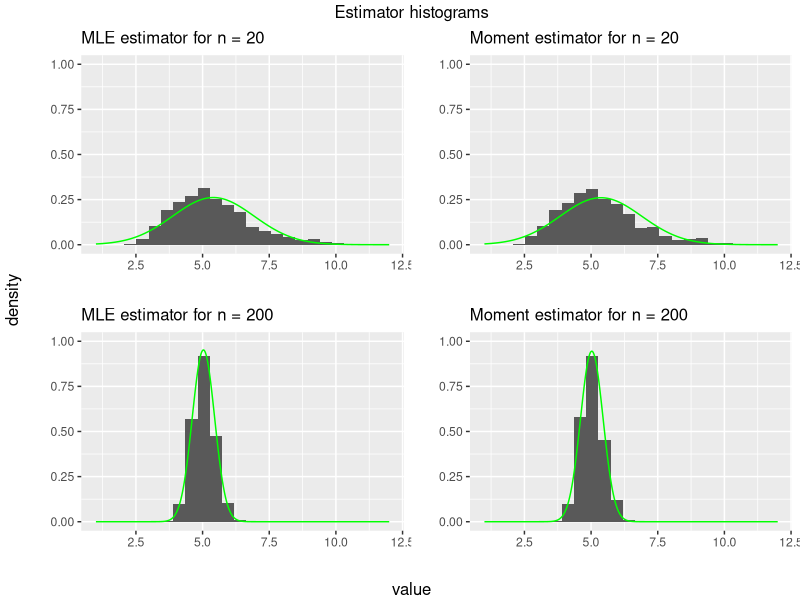
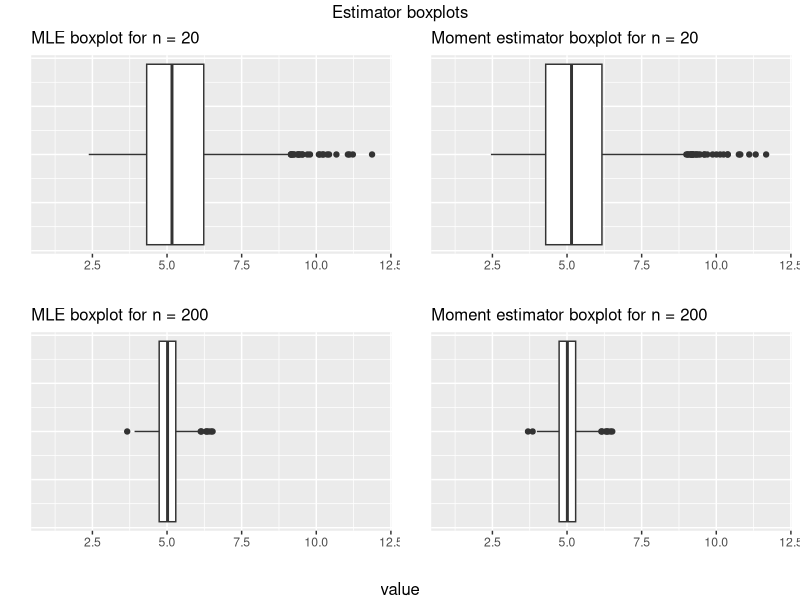
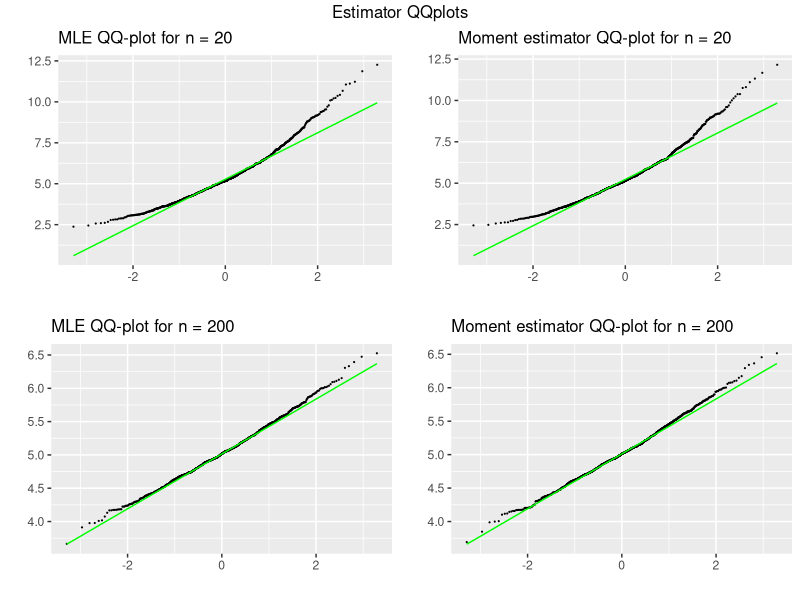
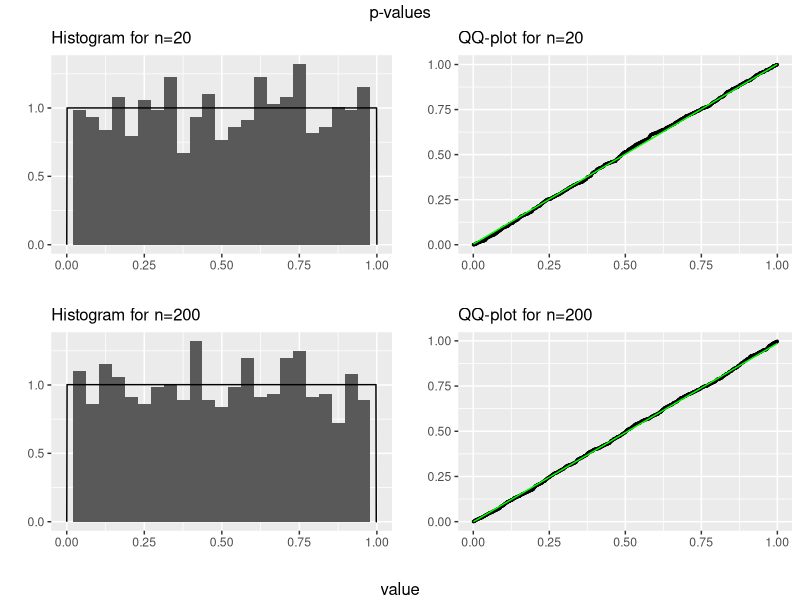
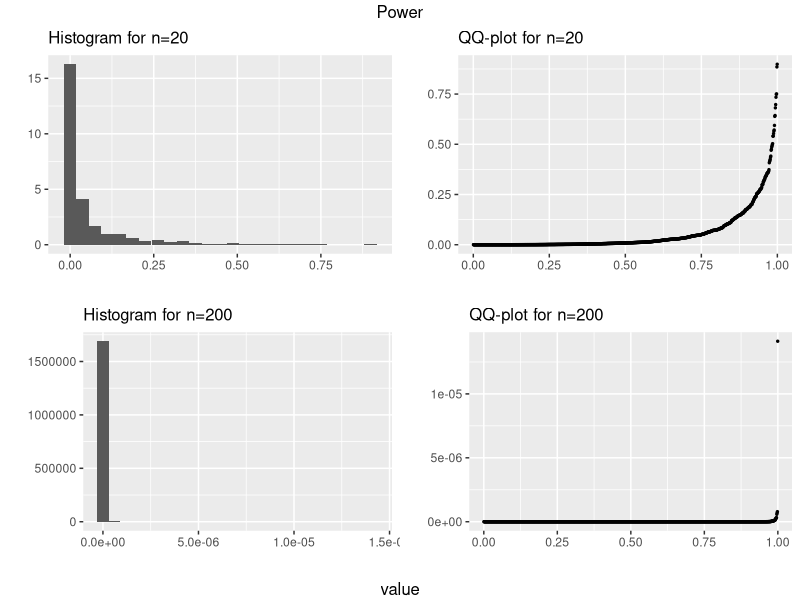

The R source for these figures, in order:
## ---- chunk 1
knitr::opts_chunk$set(echo = FALSE)
knitr::opts_chunk$set(message = FALSE)
knitr::opts_chunk$set(warning = FALSE)
knitr::opts_chunk$set(include = TRUE)
## ---- chunk 2
library(ggplot2)
library(stringr)
library(gridExtra)
## ---- chunk 3
set.seed(1998)
## ---- chunk 4
calculate_mle_of_beta = function(X) {
  n = length(X)
  return((-1) * n / sum(sapply(X, log)) - 1)
}
## ---- chunk 5
calculate_moment_estimator_of_beta = function(X) {
  u = mean(X)
  return((1 - 2 * u) / (u - 1))
}
## ---- chunk 6
provide_estimators_1 = function(a, n) {
  X = rbeta(n, a + 1, 1)
  mle = calculate_mle_of_beta(X)
  mom = calculate_moment_estimator_of_beta(X)
  return(array(c(mle, mom, mle - a, mom - a, (mle - a) ^ 2, (mom - a) ^ 2), c(2, 3)))
}

result=provide_estimators_1(5, 20)
cat("MLE Estimator (α̂_MLE): ", result[1], "\n", "Moment Estimator (α̂_Moment): ", result[2], "\n",
"α - α̂_MLE: ", result[3], "\n", "(α - α̂_MLE)^2: ", result[5], "\n", "α - α̂_Moment: ", result[4], "\n",
"(α - α̂_Moment)^2: ", result[6], "\n")
## ---- chunk 7
calculate_conf_int_bias = function(a_vec, a, m, alph = 0.05) {
  bs = a_vec - a
  b = mean(bs)
  b_sd = sd(bs)
  return (list(conf_int_lower = b - qnorm(1 - alph / 2) * b_sd / sqrt(m),
               conf_int_upper = b + qnorm(1 - alph / 2) * b_sd / sqrt(m), 
               est = b))
}
## ---- chunk 8
calculate_conf_int_mse = function(a_vec, a, m, alph = 0.05) {
  mses = (a_vec - a) ^ 2
  mse = mean(mses)
  mse_sd = sd(mses)
  return (list(conf_int_lower = mse - qnorm(1 - alph / 2) * mse_sd / sqrt(m), 
               conf_int_upper = mse + qnorm(1 - alph / 2) * mse_sd / sqrt(m), 
               est = mse))
}
## ---- chunk 9
calculate_conf_int_var = function(a_vec, a, m, alph = 0.05) {
  v = var(a_vec)
  return (list(conf_int_lower = (m - 1) * v / qchisq(1 - alph / 2, m - 1), 
               conf_int_upper = (m - 1) * v / qchisq(alph / 2, m - 1), 
               est = v))
}
## ---- chunk 10
run_simulation_1 = function(a, n, m) {
  replicate(m, provide_estimators_1(a, n))
}
## ---- chunk 11
sim_1_20 = run_simulation_1(5, 20,  1000)
sim_1_200 = run_simulation_1(5, 200,  1000)
## ---- chunk 12
estimators_20 = as.data.frame.array(t(sim_1_20[,  1, ]))
colnames(estimators_20) = c("mle",  "mom")
estimators_200 = as.data.frame.array(t(sim_1_200[,  1, ]))
colnames(estimators_200) = c("mle",  "mom")
## ---- chunk 13
p1 = ggplot(estimators_20,  aes(x=mle)) + 
  geom_histogram(aes(y=..density..), bins=25)  + 
  stat_function(fun = dnorm, 
                args = list(mean = mean(estimators_20[["mle"]]), 
                            sd = sd(estimators_20[["mle"]])), n=1000, color="green") +
  xlim(1, 12) + ylim(0, 1) + 
  labs(title="MLE estimator for n = 20") + xlab("") + ylab("") + 
  theme(plot.title = element_text(size=12))

p2 = ggplot(estimators_20,  aes(x=mom)) + 
  geom_histogram(aes(y=..density..), bins=25)  + 
  stat_function(fun = dnorm, 
                args = list(mean = mean(estimators_20[["mom"]]), 
                            sd = sd(estimators_20[["mom"]])), n=1000, color="green") +
  xlim(1, 12) + ylim(0, 1) + 
  labs(title="Moment estimator for n = 20") + xlab("") + ylab("") + 
  theme(plot.title = element_text(size=12))

p3 = ggplot(estimators_200,  aes(x=mle)) + 
  geom_histogram(aes(y=..density..), bins=25)  + 
  stat_function(fun = dnorm, 
                args = list(mean = mean(estimators_200[["mle"]]), 
                            sd = sd(estimators_200[["mle"]])), n=1000, color="green") +
  xlim(1, 12) + ylim(0, 1) + 
  labs(title="MLE estimator for n = 200") + xlab("") + ylab("") + 
  theme(plot.title = element_text(size=12))

p4 = ggplot(estimators_200,  aes(x=mom)) + 
  geom_histogram(aes(y=..density..), bins=25)  + 
  stat_function(fun = dnorm, 
                args = list(mean = mean(estimators_200[["mom"]]), 
                            sd = sd(estimators_200[["mom"]])), n=1000, color="green") +
  xlim(1, 12)  + ylim(0, 1) + 
  labs(title="Moment estimator for n = 200") + xlab("") + ylab("") + 
  theme(plot.title = element_text(size=12))
## ---- chunk 14
grid.arrange(p1, p2, p3, p4, ncol=2, 
             left="density", bottom="value", top="Estimator histograms")
## ---- chunk 15
p1 = ggplot(estimators_20,  aes(x=mle)) + geom_boxplot() +
  xlim(1, 12) + 
  labs(title="MLE boxplot for n = 20") + xlab("") + ylab("") + 
  theme(plot.title = element_text(size=12), 
        axis.text.y = element_blank(), axis.ticks.y = element_blank())
p2 = ggplot(estimators_20,  aes(x=mom)) + geom_boxplot() +
  xlim(1, 12) + 
  labs(title="Moment estimator boxplot for n = 20") + xlab("") + ylab("") + 
  theme(plot.title = element_text(size=12), 
        axis.text.y = element_blank(), axis.ticks.y = element_blank())
p3 = ggplot(estimators_200,  aes(x=mle)) + geom_boxplot() +
  xlim(1, 12) + 
  labs(title="MLE boxplot for n = 200") + xlab("") + ylab("") + 
  theme(plot.title = element_text(size=12), 
        axis.text.y = element_blank(), axis.ticks.y = element_blank())
p4 = ggplot(estimators_200,  aes(x=mom)) + geom_boxplot() +
  xlim(1, 12) + 
  labs(title="Moment estimator boxplot for n = 200") + xlab("") + ylab("") + 
  theme(plot.title = element_text(size=12), 
        axis.text.y = element_blank(), axis.ticks.y = element_blank())
## ---- chunk 16
grid.arrange(p1, p2, p3, p4, ncol=2, 
             bottom="value", top="Estimator boxplots")
## ---- chunk 17
par(mfrow=c(2,2))
p1 = ggplot(estimators_20,  aes(sample=mle)) + geom_qq(size=0.1) +
  stat_qq_line(color="green") + 
  labs(title="MLE QQ-plot for n = 20") + xlab("") + ylab("") + 
  theme(plot.title = element_text(size=12))
p2 = ggplot(estimators_20,  aes(sample=mom)) + geom_qq(size=0.1) + 
  stat_qq_line(color="green") +
  labs(title="Moment estimator QQ-plot for n = 20") + xlab("") + ylab("") + 
  theme(plot.title = element_text(size=12))
p3 = ggplot(estimators_200,  aes(sample=mle)) + geom_qq(size=0.1) + 
  stat_qq_line(color="green") +
  labs(title="MLE QQ-plot for n = 200") + xlab("") + ylab("") + 
  theme(plot.title = element_text(size=12))
p4 = ggplot(estimators_200,  aes(sample=mom)) + geom_qq(size=0.1) + 
  stat_qq_line(color="green") +
  labs(title="Moment estimator QQ-plot for n = 200") + xlab("") + ylab("") + 
  theme(plot.title = element_text(size=12))
## ---- chunk 18
grid.arrange(p1, p2, p3, p4, ncol=2, 
             top="Estimator QQplots")
## ---- chunk 19
cat("**Bias For n = 20: **\n\n")

int_b20_mle = calculate_conf_int_bias(estimators_20[["mle"]], 5, 1000)
cat(str_c("Estimated value of bias for MLE:   ", round(int_b20_mle[["est"]], 3), "\n\n"))
cat(str_c("Confidence intervals for MLE: (", 
          round(int_b20_mle[["conf_int_lower"]], 3),  ", ", 
          round(int_b20_mle[["conf_int_upper"]], 3), ")\n\n"))

int_b20_mom = calculate_conf_int_bias(estimators_20[["mom"]], 5, 1000)
cat(str_c("Estimated value of bias for moment estimator:   ", round(int_b20_mom[["est"]], 3), "\n\n"))
cat(str_c("Confidence intervals for moment estimator: (", 
          round(int_b20_mom[["conf_int_lower"]], 3),  ", ", 
          round(int_b20_mom[["conf_int_upper"]], 3), ")\n\n"))

cat("**For n = 200: **\n\n")

int_b200_mle = calculate_conf_int_bias(estimators_200[["mle"]], 5, 1000)
cat(str_c("Estimated value of bias for MLE:   ", round(int_b200_mle[["est"]], 3), "\n\n"))
cat(str_c("Confidence intervals for MLE: (", 
          round(int_b200_mle[["conf_int_lower"]], 3),  ", ", 
          round(int_b200_mle[["conf_int_upper"]], 3), ")\n\n"))

int_b200_mom = calculate_conf_int_bias(estimators_200[["mom"]], 5, 1000)
cat(str_c("Estimated value of bias for moment estimator:   ", round(int_b200_mom[["est"]], 3), "\n\n"))
cat(str_c("Confidence intervals for moment estimator: (", 
          round(int_b200_mom[["conf_int_lower"]], 3),  ", ", 
          round(int_b200_mom[["conf_int_upper"]], 3), ")\n\n"))
## ---- chunk 20
cat("**Variance For n = 20: **\n\n")

int_v20_mle = calculate_conf_int_var(estimators_20[["mle"]], 5, 1000)
cat(str_c("Estimated value of variance for MLE:   ", round(int_v20_mle[["est"]], 3), "\n\n"))
cat(str_c("Confidence intervals for MLE: (", 
          round(int_v20_mle[["conf_int_lower"]], 3),  ", ", 
          round(int_v20_mle[["conf_int_upper"]], 3), ")\n\n"))

int_v20_mom = calculate_conf_int_var(estimators_20[["mom"]], 5, 1000)
cat(str_c("Estimated value of variance for moment estimator:   ", round(int_v20_mom[["est"]], 3), "\n\n"))
cat(str_c("Confidence intervals for moment estimator: (", 
          round(int_v20_mom[["conf_int_lower"]], 3),  ", ", 
          round(int_v20_mom[["conf_int_upper"]], 3), ")\n\n"))

cat("**For n = 200: **\n\n")

int_v200_mle = calculate_conf_int_var(estimators_200[["mle"]], 5, 1000)
cat(str_c("Estimated value of variance for MLE:   ", round(int_v200_mle[["est"]], 3), "\n\n"))
cat(str_c("Confidence intervals for MLE: (", 
          round(int_v200_mle[["conf_int_lower"]], 3),  ", ", 
          round(int_v200_mle[["conf_int_upper"]], 3), ")\n\n"))

int_v200_mom = calculate_conf_int_var(estimators_200[["mom"]], 5, 1000)
cat(str_c("Estimated value of variance for moment estimator:   ", round(int_v200_mom[["est"]], 3), "\n\n"))
cat(str_c("Confidence intervals for moment estimator: (", 
          round(int_v200_mom[["conf_int_lower"]], 3),  ", ", 
          round(int_v200_mom[["conf_int_upper"]], 3), ")\n\n"))
## ---- chunk 21
cat("**MSE For n = 20: **\n\n")

int_m20_mle = calculate_conf_int_mse(estimators_20[["mle"]], 5, 1000)
cat(str_c("Estimated value of MSE for MLE:   ", round(int_m20_mle[["est"]], 3), "\n\n"))
cat(str_c("Confidence intervals for MLE: (", 
          round(int_m20_mle[["conf_int_lower"]], 3),  ", ", 
          round(int_m20_mle[["conf_int_upper"]], 3), ")\n\n"))

int_m20_mom = calculate_conf_int_mse(estimators_20[["mom"]], 5, 1000)
cat(str_c("Estimated value of MSE for moment estimator:   ", round(int_m20_mom[["est"]], 3), "\n\n"))
cat(str_c("Confidence intervals for moment estimator: (", 
          round(int_m20_mom[["conf_int_lower"]], 3),  ", ", 
          round(int_m20_mom[["conf_int_upper"]], 3), ")\n\n"))

cat("**For n = 200: **\n\n")

int_m200_mle = calculate_conf_int_mse(estimators_200[["mle"]], 5, 1000)
cat(str_c("Estimated value of MSE for MLE:   ", round(int_m200_mle[["est"]], 3), "\n\n"))
cat(str_c("Confidence intervals for MLE: (", 
          round(int_m200_mle[["conf_int_lower"]], 3),  ", ", 
          round(int_m200_mle[["conf_int_upper"]], 3), ")\n\n"))

int_m200_mom = calculate_conf_int_mse(estimators_200[["mom"]], 5, 1000)
cat(str_c("Estimated value of MSE for moment estimator:   ", round(int_m200_mom[["est"]], 3), "\n\n"))
cat(str_c("Confidence intervals for moment estimator: (", 
          round(int_m200_mom[["conf_int_lower"]], 3),  ", ", 
          round(int_m200_mom[["conf_int_upper"]], 3), ")\n\n"))
## ---- chunk 22
library(ggplot2)
library(stringr)
library(gridExtra)

# Set seed for reproducibility
set.seed(1998)
## ---- chunk 23
calculate_p_values = function(n, lambda) {
  X = rexp(n, lambda)
  T_stat = sum(X)
  p_value = 1 - pgamma(T_stat, n, 5)
  return(p_value)
}
## ---- chunk 24
calculate_conf_int = function(p, alph) {
  p_est = mean(p < alph)
  return(list(est = p_est, 
              conf_int_lower = p_est - qnorm(1 - alph / 2) * sqrt(p_est * (1 - p_est) / length(p)),
              conf_int_upper = p_est + qnorm(1 - alph / 2) * sqrt(p_est * (1 - p_est) / length(p))))
}

h0_p_value = calculate_p_values(20, 5)
h1_p_value = calculate_p_values(20, 3)

cat("p_value for H0: ", h0_p_value, "p_value for H1: ", h1_p_value)
## ---- chunk 25
run_simulation = function(lambda, n, m) {
  return(replicate(m, calculate_p_values(n, lambda)))
}
## ---- chunk 26
sim_h0_20 = run_simulation(5, 20, 1000)
sim_h0_200 = run_simulation(5, 200, 1000)
sim_h1_20 = run_simulation(3, 20, 1000)
sim_h1_200 = run_simulation(3, 200, 1000)
## ---- chunk 27
sim_h0_20_df = as.data.frame.numeric(t(t(sim_h0_20)))
colnames(sim_h0_20_df) = c("p_value")

sim_h0_200_df = as.data.frame.numeric(t(t(sim_h0_200)))
colnames(sim_h0_200_df) = c("p_value")
## ---- chunk 28
p1 = ggplot(sim_h0_20_df,  aes(x=p_value)) + 
  geom_histogram(aes(y=..density..), bins=25)  + 
  labs(title="Histogram for n=20") + xlab("") + ylab("") + 
  stat_function(fun = dunif, args = list(min = min(sim_h0_20_df[["p_value"]]), 
                                         max = max(sim_h0_20_df[["p_value"]])), n=1000) +
  xlim(0, 1) + 
  theme(plot.title = element_text(size=12))

p2 = ggplot(sim_h0_20_df,  aes(sample=p_value)) + 
  geom_qq(distribution = stats::qunif, size=0.5) + 
  labs(title="QQ-plot for n=20") + xlab("") + ylab("") + 
  stat_qq_line(distribution = stats::qunif, color="green") + 
  theme(plot.title = element_text(size=12))

p3 = ggplot(sim_h0_200_df,  aes(x=p_value)) + 
  geom_histogram(aes(y=..density..), bins=25)  + 
  labs(title="Histogram for n=200") + xlab("") + ylab("") + 
  stat_function(fun = dunif, args = list(min = min(sim_h0_200_df[["p_value"]]), 
                                         max = max(sim_h0_200_df[["p_value"]])), n=1000) +
  xlim(0, 1) + 
  theme(plot.title = element_text(size=12))

p4 = ggplot(sim_h0_200_df,  aes(sample=p_value)) + 
  geom_qq(distribution = stats::qunif, size=0.5) + 
  labs(title="QQ-plot for n=200") + xlab("") + ylab("") + 
  stat_qq_line(distribution = stats::qunif, color="green") + 
  theme(plot.title = element_text(size=12))

grid.arrange(p1, p2, p3, p4, ncol=2, 
             bottom="value", top="p-values")
## ---- chunk 29
cat("**For n = 20: **\n\n")

int_b20 = calculate_conf_int(sim_h0_20, 0.05)
cat(str_c("Estimated value of Type I Error:   ", int_b20$est, "\n\n"))
cat(str_c("Confidence intervals: (", 
          round(int_b20[["conf_int_lower"]], 3),  ", ", 
          round(int_b20[["conf_int_upper"]], 3), ")\n\n"))

cat("**For n = 200: **\n\n")

int_b200 = calculate_conf_int(sim_h0_200, 0.05)
cat(str_c("Estimated value of Type I Error:   ", int_b200$est, "\n\n"))
cat(str_c("Confidence intervals: (", 
          round(int_b200[["conf_int_lower"]], 3),  ", ", 
          round(int_b200[["conf_int_upper"]], 3), ")\n\n"))
## ---- chunk 30
sim_h1_20_df = as.data.frame.numeric(t(t(sim_h1_20)))
colnames(sim_h1_20_df) = c("power")

sim_h1_200_df = as.data.frame.numeric(t(t(sim_h1_200)))
colnames(sim_h1_200_df) = c("power")
## ---- chunk 31
p1 = ggplot(sim_h1_20_df,  aes(x=power)) + 
  geom_histogram(aes(y=..density..), bins=25)  + 
  labs(title="Histogram for n=20") + xlab("") + ylab("") + 
  theme(plot.title = element_text(size=12))

p2 = ggplot(sim_h1_20_df, aes(sample=power)) + 
  geom_qq(distribution = stats::qunif, size=0.5) + 
  labs(title="QQ-plot for n=20") + xlab("") + ylab("") + 
  theme(plot.title = element_text(size=12))

p3 = ggplot(sim_h1_200_df,  aes(x=power)) + 
  geom_histogram(aes(y=..density..), bins=25)  + 
  labs(title="Histogram for n=200") + xlab("") + ylab("") + 
  theme(plot.title = element_text(size=12))

p4 = ggplot(sim_h1_200_df,  aes(sample=power)) + 
  geom_qq(distribution = stats::qunif, size=0.5) + 
  labs(title="QQ-plot for n=200") + xlab("") + ylab("") + 
  theme(plot.title = element_text(size=12))

grid.arrange(p1, p2, p3, p4, ncol=2, 
             bottom="value", top="Power")
## ---- chunk 32
cat("**For n = 20: **\n\n")

int_b20 = calculate_conf_int(sim_h1_20, 0.05)
cat(str_c("Estimated value of power:   ", int_b20$est, "\n\n"))
cat(str_c("Confidence intervals: (", 
          round(int_b20[["conf_int_lower"]], 3),  ", ", 
          round(int_b20[["conf_int_upper"]], 3), ")\n\n"))

cat("**For n = 200: **\n\n")

int_b200 = calculate_conf_int(sim_h1_200, 0.05)
cat(str_c("Estimated value of power:   ", int_b200$est, "\n\n"))
cat(str_c("Confidence intervals: (", 
          round(int_b200[["conf_int_lower"]], 3),  ", ", 
          round(int_b200[["conf_int_upper"]], 3), ")\n\n"))
